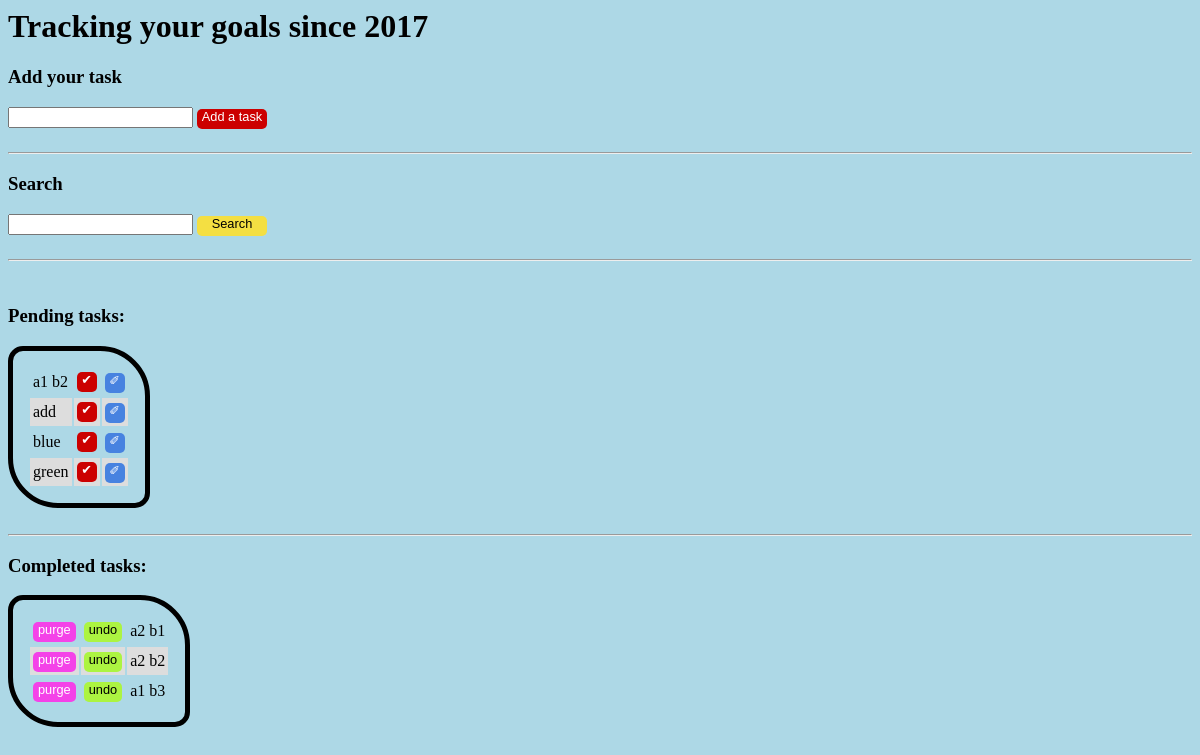
The page /jquerytodolist/ on the database as committed earlier.
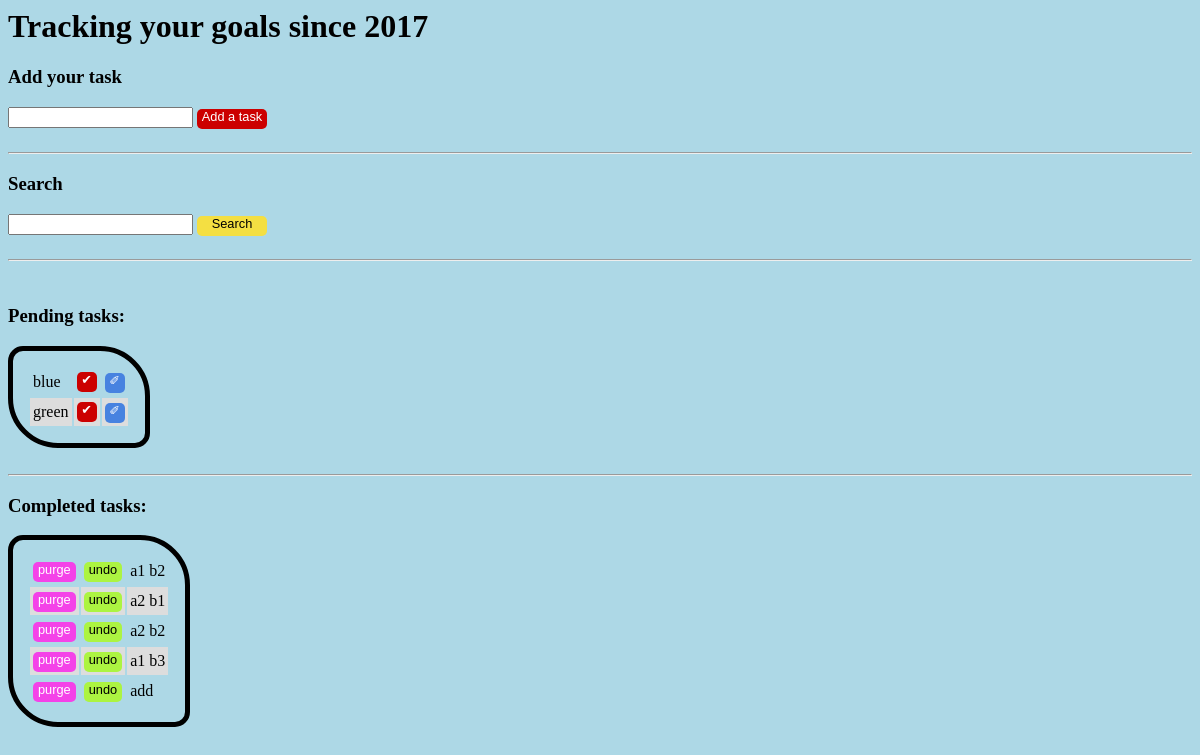
The same page on the database as committed later.
### jquerytodolist/models.py (models this page shows)
class Task(models.Model):
    LOW = 'LO'
    STANDARD = 'ST'
    HIGH = 'HI'
    IMPORTANCE_OF_TASK = (
        (LOW, 'low'),
        (STANDARD, 'standard'),
        (HIGH, 'high'),
    )
    task_text = models.CharField(max_length=200)
    task_importance = models.CharField(max_length=10, choices=IMPORTANCE_OF_TASK, default=STANDARD)
    creation_date = models.DateField('date added')
    completed=models.BooleanField(default=False)
    def __str__(self):
        return self.task_text

### jquerytodolist/views.py (the view, shortened to what this page needs)
def index(request):
    todo_list = Task.objects.all()
    waiting_todos = todo_list.filter(completed=False)
    tasks_done = todo_list.filter(completed=True)
    print(tasks_done)
    past_search_term = ""
    task_to_be_edited_text = ""
    lastIDinDatabase = ""
    context = {
        'waiting_todos': waiting_todos.order_by("id"),
        'tasks_done': tasks_done.order_by("id"),
    }
    return render(request, 'jquerytodolist/index.html', context)

### jquerytodolist/templates/jquerytodolist/index.html (shortened to what this page needs)
{% load static %}
<head>
	<link rel="stylesheet" type="text/css" href="{% static 'jquerytodolist/style.css' %}" />
</head>
<body>
	<h1 id='h1'>Tracking your goals since 2017</h1>
	<h3>Add your task</h3>
	<form name="todosinput">
		<input id="addTaskBox" type="text" name="taskText" />
	</form>
	<div id="addTask">Add a task</div>
	<br />
	<hr />
	<h3>Search</h3>
	<form name="searchinput">
		<input id="searchTaskBox" type="text" name="searchText" />
	</form>
	<div id="search">Search</div>
<hr />
<br />
	<h3>Pending tasks:</h3>
	{% if waiting_todos %}
	<table class="todos">
		{% for task in waiting_todos %}
		<tr data-id={{task.id}}>
			<td> {{task.task_text}} </td>
			<td>
				<div class=completeTask>&#10004;</div>
			</td>
			<td>
				<div class=editTask>&#10000;</div>
			</td>
		</tr>
		{% endfor %}
	</table>
	{% else %}
	<table class="todos" style="display:none"></table>
	<h3 class="noSuchTasks" id="headingMakePendingVisible">No such tasks exist</h3> {% endif %}
	<br />
	<hr />
	<h3>Completed tasks:</h3>
	{% if tasks_done %}
		<table class="completedtodos">
			{% for task in tasks_done %}
				<tr data-id="{{task.id}}">
					<td>
						<div class="deleteSubmission" name="delete_submission_{{task.id}}">purge</div>
					</td>
					<td>
						<div class="undoCompleteTask" name="undo_complete_{{task.id}}">undo</div>
					</td>
					<td>
						{{task.task_text}}
					</td>
				</tr>
			{% endfor %}
		</table>
	{% else %}
		<table class="completedtodos" style="display:none"></table>
		<h3 class="noSuchTasks" id="headingMakeCompletedVisible">No such tasks exist</h3>
	{% endif %}
</body>

Rows that differ between the two databases and show on the page:
changed Task (number 3 of 7 on the later page): moves from the list under "Pending tasks:" to the list under "Completed tasks:"
changed Task "add": moves from the list under "Pending tasks:" to the list under "Completed tasks:"
